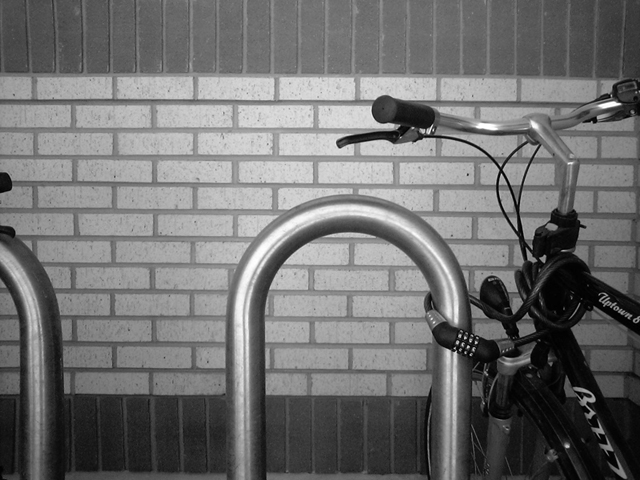
#> input picture edges/f.jpg, 640 x 480 px, found by its file name
$ python robert.py
#> lines starting #> are read from the running program, lines starting #| are printed output that depends on the picture
import sys
import numpy as np
from scipy import ndimage
from PIL import Image

roberts_cross_v = np.array( [[ 0, 0, 0 ],
                             [ 0, 1, 0 ],
                             [ 0, 0,-1 ]] )

roberts_cross_h = np.array( [[ 0, 0, 0 ],
                             [ 0, 0, 1 ],
                             [ 0,-1, 0 ]] )
def load_image( infilename ) :
#> called with infilename = 'C:/Users/salazar/project31/f.jpg'
    img = Image.open( infilename )
#> img is the input picture: PIL image 640x480 L; min 0, max 255, mean 112.2
    img.load()
    # note signed integer
    return np.asarray( img, dtype="int32" )

def save_image( data, outfilename ) :
    img = Image.fromarray( np.asarray( np.clip(data,0,255), dtype="uint8"), "L" )
    img.save( outfilename )

def roberts_cross( infilename, outfilename ) :
    image = load_image( infilename )

    vertical = ndimage.convolve( image, roberts_cross_v )
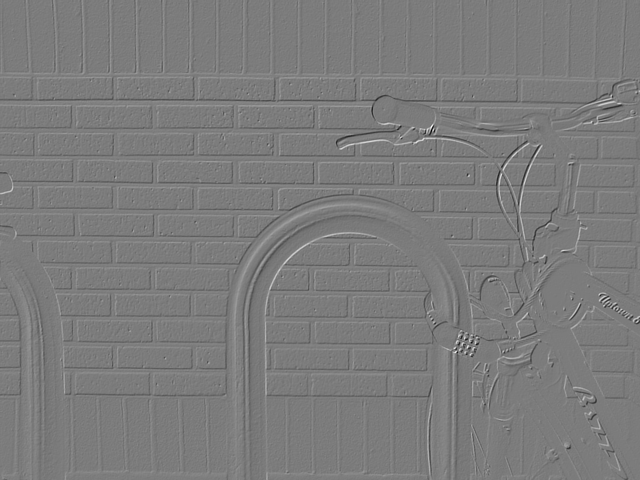
#> vertical: shape (480, 640) int32; min -214, max 225, mean -0.1; drawn with min black and max white
    horizontal = ndimage.convolve( image, roberts_cross_h )
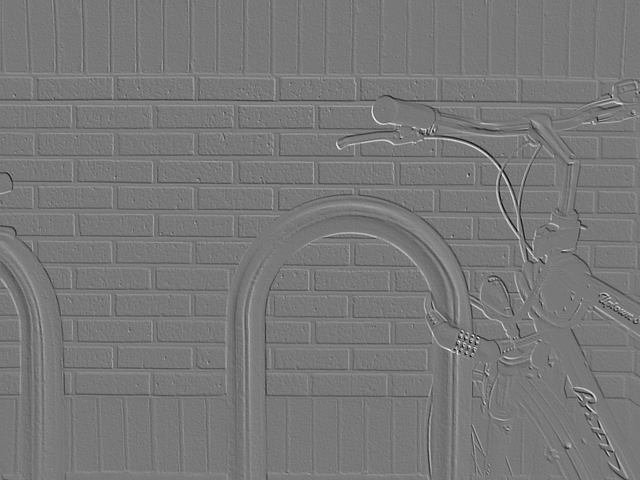
#> horizontal: shape (480, 640) int32; min -182, max 202, mean 0; drawn with min black and max white

    output_image = np.sqrt( np.square(horizontal) + np.square(vertical))
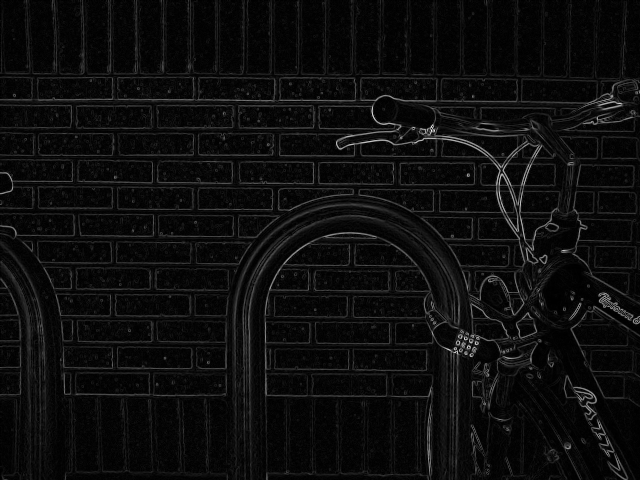
#> output_image: shape (480, 640) float64; min 0, max 246.3, mean 13.6

    save_image( output_image, outfilename )

roberts_cross( "C:/Users/salazar/project31/f.jpg", "C:/Users/salazar/project31/eo.jpg" )
